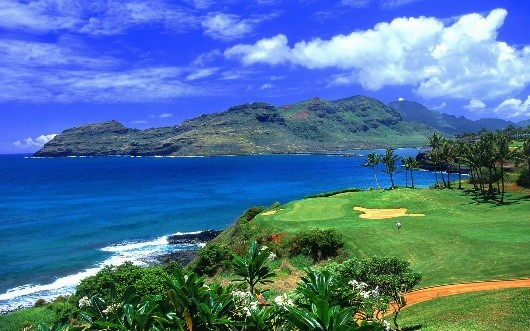
#> input picture ex4/natrescene.jpg, 530 x 331 px, given in place of the camera
$ python task2.py
#> lines starting #> are read from the running program, lines starting #| are printed output that depends on the picture; after the words box and inside, x2 and y2 are one past the last pixel; in counts of white or black regions, pixels touching at a corner belong together
# -*- coding: UTF-8 -*-
"""
@author:Jaiyaun
@software: PyCharm
@file:task2.py
@time:2021/11/24
"""
import cv2
import numpy as np

capture = cv2.VideoCapture(0)

# 在HSV中Blue、Green、Red的范围：
lower_blue = np.array([100, 110, 110])
upper_blue = np.array([130, 255, 255])

lower_green = np.array([40, 90, 90])
upper_green = np.array([70, 255, 255])

lower_red = np.array([160, 120, 120])
upper_red = np.array([179, 255, 255])

while (True):
    # 捕获
    ret, frame = capture.read()
#> frame is the input picture: shape (331, 530, 3); mean B, G, R 154.6, 117.8, 77

    # 转换HSV
    hsv = cv2.cvtColor(frame, cv2.COLOR_BGR2HSV)
#> hsv: shape (331, 530, 3); mean H, S, V 88.1, 158, 175.2

    mask_blue = cv2.inRange(hsv, lower_blue, upper_blue)
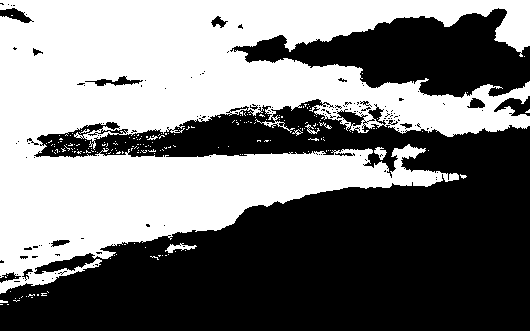
#> mask_blue: shape (331, 530); 47.4% white; 198 white regions (191 under 20 px), largest, box (x1, y1, x2, y2) and area: (0, 0, 530, 294) 82287, (165, 243, 197, 253) 137, (374, 147, 387, 160) 92
    mask_green = cv2.inRange(hsv, lower_green, upper_green)
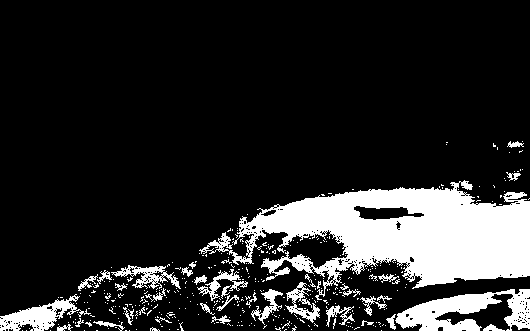
#> mask_green: shape (331, 530); 16.3% white; 390 white regions (349 under 20 px), largest, box (x1, y1, x2, y2) and area: (199, 180, 530, 300) 19494, (395, 289, 530, 331) 3007, (0, 294, 91, 331) 1317
    mask_red = cv2.inRange(hsv, lower_red, upper_red)
#> mask_red: shape (331, 530); every value is 0

    # 所有mask相加，就可以同时显示
    mask = mask_blue + mask_green + mask_red
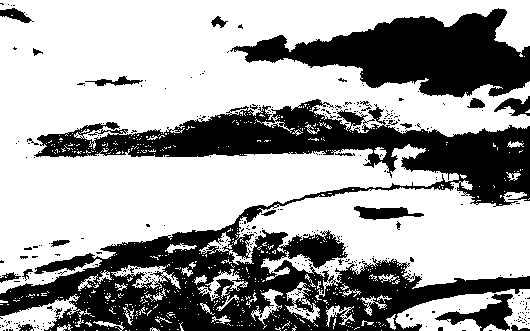
#> mask: shape (331, 530); 63.7% white; 337 black regions (313 under 20 px), largest, box (x1, y1, x2, y2) and area: (0, 99, 530, 331) 45705, (230, 8, 530, 98) 13636, (435, 294, 513, 331) 1136

    # 保留原图中三种颜色的部分
    res = cv2.bitwise_and(frame, frame, mask=mask)
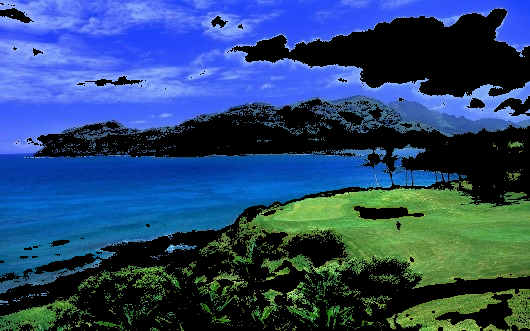
#> res: shape (331, 530, 3); mean B, G, R 111.2, 71.8, 40.1

    cv2.imshow('frame', frame)
    cv2.imshow('mask', mask)
    cv2.imshow('res', res)

    if cv2.waitKey(1) == ord('q'):
#> (key q is pressed here)
        break

capture.release()
cv2.destroyAllWindows()

$ run again, on ex4/scene.jpg
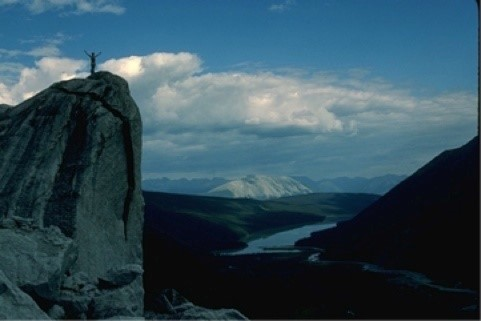
#> input picture ex4/scene.jpg, 481 x 321 px, given in place of the camera
#> frame is the input picture: shape (321, 481, 3); mean B, G, R 90.1, 77.1, 49.9
#> hsv: shape (321, 481, 3); mean H, S, V 90.4, 117.9, 90.5
#> `mask_blue = cv2.inRange(hsv, lower_blue, upper_blue)`:
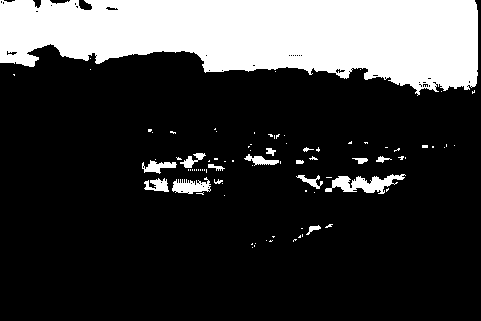
#> mask_blue: shape (321, 481); 22.6% white; 87 white regions (71 under 20 px), largest, box (x1, y1, x2, y2) and area: (0, 0, 478, 96) 32138, (325, 174, 406, 194) 788, (172, 177, 211, 194) 404
#> mask_green: shape (321, 481); every value is 0
#> `res = cv2.bitwise_and(frame, frame, mask=mask)`:
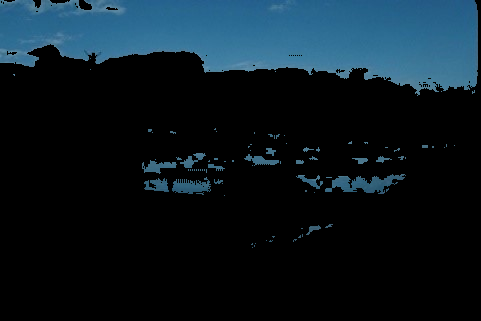
#> res: shape (321, 481, 3); mean B, G, R 33.1, 25, 11.7
